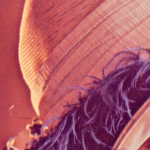
//> input picture lena_crop.png, 150 x 150 px
$ ./match_template lena_crop.png lena_crop.png   (built with g++ and OpenCV 4)
//> lines starting //> are read from the running program, lines starting //| are printed output that depends on the picture
#include <iostream>
#include "opencv2/highgui/highgui.hpp"
#include "opencv2/imgproc/imgproc.hpp"
#include "polyfit.hpp"

using namespace std;
using namespace cv;


int match(String src_image, String templ_image, float &dx, float &dy, float &h) {
//> called with src_image = "lena_crop.png", templ_image = "lena_crop.png"
    float h_i, h_j, h_new;
    Mat src_img_data;
    Mat teml_img_data;
    Mat cmat;
    Mat peak;
    float i, j, i_new, j_new;
    float SIGMA = 1.5;
    int NP = 5;
    int DEGREE = 2;

    std::vector<float> col_x(NP), row_x(NP), col_y(NP), row_y(NP);
    std::vector<float> coeff_col(DEGREE + 1), coeff_row(DEGREE + 1);
    src_img_data = imread(src_image, CV_LOAD_IMAGE_GRAYSCALE);
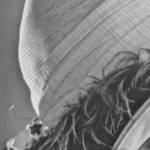
//> src_img_data: 150 rows x 150 cols, CV_8UC1; min 39, max 230, mean 126.2
    teml_img_data = imread(templ_image, CV_LOAD_IMAGE_GRAYSCALE);
    Mat src_img_data_filtered(src_img_data.size(), CV_32F);
    Mat teml_img_data_filtered(teml_img_data.size(), CV_32F);

    GaussianBlur(src_img_data, src_img_data_filtered, Size(0, 0), SIGMA, SIGMA);
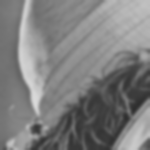
//> src_img_data_filtered: 150 rows x 150 cols, CV_8UC1; min 46, max 217, mean 126.3
    GaussianBlur(teml_img_data, teml_img_data_filtered, Size(0, 0), SIGMA, SIGMA);

    int cmat_cols = src_img_data.cols - teml_img_data.cols + 1;
//> cmat_cols = 1
    int cmat_rows = src_img_data.rows - teml_img_data.rows + 1;
//> cmat_rows = 1


    cmat.create(cmat_rows, cmat_cols, CV_32FC1);
    matchTemplate(src_img_data_filtered, teml_img_data_filtered, cmat, TM_CCORR_NORMED);
//> cmat = [1]

    normalize(cmat, cmat, 0, 1, NORM_MINMAX, -1);
//> cmat = [0]

    double minVal;
    double maxVal;
    Point minLoc;
    Point maxLoc;
    Point matchLoc;

    minMaxLoc(cmat, &minVal, &maxVal, &minLoc, &maxLoc, Mat());
//> minVal = 0; maxVal = 0; minLoc = Point(0, 0); maxLoc = Point(0, 0)
    matchLoc = maxLoc;
//> matchLoc = Point(0, 0)

    i = matchLoc.x;
//> i = 0
    j = matchLoc.y;
//> j = 0
    h = cmat.at<float>(j, i);
//> h = 0

    int start_i = i - (NP - 1) / 2;
//> start_i = -2
    int end_i = i + (NP + 1) / 2;
//> end_i = 3
    int start_j = j - (NP - 1) / 2;
//> start_j = -2
    int end_j = j + (NP + 1) / 2;
//> end_j = 3

    for (int ii = start_i; ii <= end_i; ii++) {
        row_x[ii - start_i] = ii;
        row_y[ii - start_i] = cmat.at<float>(j, ii);
    }
//> this loop made 6 passes
    for (int ii = start_j; ii <= end_j; ii++) {
        col_x[ii - start_j] = ii;
        col_y[ii - start_j] = cmat.at<float>(ii, i);
    }

//> (the run ends here: the program needs code that is not available in this run, at `coeff_row = polyfit(row_x, row_y, DEGREE);`)
